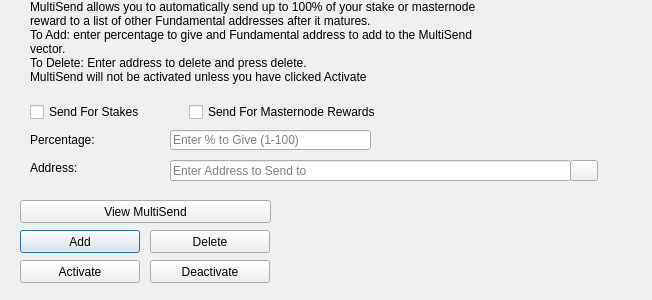
<?xml version="1.0" encoding="UTF-8"?>
<ui version="4.0">
 <class>MultiSendDialog</class>
 <widget class="QDialog" name="MultiSendDialog">
  <property name="windowModality">
   <enum>Qt::NonModal</enum>
  </property>
  <property name="geometry">
   <rect>
    <x>0</x>
    <y>0</y>
    <width>652</width>
    <height>300</height>
   </rect>
  </property>
  <property name="windowTitle">
   <string>MultiSend</string>
  </property>
  <widget class="QLineEdit" name="multiSendPercentEdit">
   <property name="geometry">
    <rect>
     <x>170</x>
     <y>130</y>
     <width>201</width>
     <height>20</height>
    </rect>
   </property>
   <property name="toolTip">
    <string>Enter whole numbers 1 - 100</string>
   </property>
   <property name="placeholderText">
    <string>Enter % to Give (1-100)</string>
   </property>
  </widget>
  <widget class="QLineEdit" name="multiSendAddressEdit">
   <property name="geometry">
    <rect>
     <x>170</x>
     <y>160</y>
     <width>401</width>
     <height>21</height>
    </rect>
   </property>
   <property name="toolTip">
    <string/>
   </property>
   <property name="placeholderText">
    <string>Enter Address to Send to</string>
   </property>
  </widget>
  <widget class="QLabel" name="label_2">
   <property name="geometry">
    <rect>
     <x>30</x>
     <y>0</y>
     <width>451</width>
     <height>121</height>
    </rect>
   </property>
   <property name="lineWidth">
    <number>1</number>
   </property>
   <property name="text">
    <string>MultiSend allows you to automatically send up to 100% of your stake or masternode reward to a list of other Fundamental addresses after it matures.
To Add: enter percentage to give and Fundamental address to add to the MultiSend vector.
To Delete: Enter address to delete and press delete.
MultiSend will not be activated unless you have clicked Activate</string>
   </property>
   <property name="alignment">
    <set>Qt::AlignLeading|Qt::AlignLeft|Qt::AlignTop</set>
   </property>
   <property name="wordWrap">
    <bool>true</bool>
   </property>
  </widget>
  <widget class="QLabel" name="message">
   <property name="geometry">
    <rect>
     <x>290</x>
     <y>200</y>
     <width>351</width>
     <height>91</height>
    </rect>
   </property>
   <property name="text">
    <string/>
   </property>
  </widget>
  <widget class="QPushButton" name="addButton">
   <property name="geometry">
    <rect>
     <x>20</x>
     <y>230</y>
     <width>120</width>
     <height>23</height>
    </rect>
   </property>
   <property name="toolTip">
    <string/>
   </property>
   <property name="statusTip">
    <string>Add to MultiSend Vector</string>
   </property>
   <property name="text">
    <string>Add</string>
   </property>
  </widget>
  <widget class="QPushButton" name="disableButton">
   <property name="geometry">
    <rect>
     <x>150</x>
     <y>260</y>
     <width>120</width>
     <height>23</height>
    </rect>
   </property>
   <property name="statusTip">
    <string>Deactivate MultiSend</string>
   </property>
   <property name="text">
    <string>Deactivate</string>
   </property>
  </widget>
  <widget class="QPushButton" name="addressBookButton">
   <property name="geometry">
    <rect>
     <x>570</x>
     <y>160</y>
     <width>28</width>
     <height>21</height>
    </rect>
   </property>
   <property name="toolTip">
    <string>Choose an address from the address book</string>
   </property>
   <property name="text">
    <string/>
   </property>
   <property name="icon">
    <iconset resource="../fundamental.qrc">
     <normaloff>:/icons/address-book</normaloff>:/icons/address-book</iconset>
   </property>
   <property name="shortcut">
    <string>Alt+A</string>
   </property>
   <property name="autoDefault">
    <bool>false</bool>
   </property>
  </widget>
  <widget class="QLabel" name="label">
   <property name="geometry">
    <rect>
     <x>30</x>
     <y>130</y>
     <width>121</width>
     <height>20</height>
    </rect>
   </property>
   <property name="toolTip">
    <string>Percentage of stake to send</string>
   </property>
   <property name="text">
    <string>Percentage:</string>
   </property>
  </widget>
  <widget class="QLabel" name="label_5">
   <property name="geometry">
    <rect>
     <x>30</x>
     <y>160</y>
     <width>111</width>
     <height>16</height>
    </rect>
   </property>
   <property name="toolTip">
    <string>Address to send portion of stake to</string>
   </property>
   <property name="text">
    <string>Address:</string>
   </property>
  </widget>
  <widget class="QPushButton" name="deleteButton">
   <property name="geometry">
    <rect>
     <x>150</x>
     <y>230</y>
     <width>120</width>
     <height>23</height>
    </rect>
   </property>
   <property name="toolTip">
    <string/>
   </property>
   <property name="statusTip">
    <string>Delete Address From MultiSend Vector</string>
   </property>
   <property name="text">
    <string>Delete</string>
   </property>
  </widget>
  <widget class="QPushButton" name="activateButton">
   <property name="geometry">
    <rect>
     <x>20</x>
     <y>260</y>
     <width>120</width>
     <height>23</height>
    </rect>
   </property>
   <property name="statusTip">
    <string>Activate MultiSend</string>
   </property>
   <property name="text">
    <string>Activate</string>
   </property>
  </widget>
  <widget class="QPushButton" name="viewButton">
   <property name="geometry">
    <rect>
     <x>20</x>
     <y>200</y>
     <width>251</width>
     <height>23</height>
    </rect>
   </property>
   <property name="toolTip">
    <string/>
   </property>
   <property name="statusTip">
    <string>View MultiSend Vector</string>
   </property>
   <property name="text">
    <string>View MultiSend</string>
   </property>
  </widget>
  <widget class="QWidget" name="horizontalLayoutWidget">
   <property name="geometry">
    <rect>
     <x>30</x>
     <y>100</y>
     <width>351</width>
     <height>24</height>
    </rect>
   </property>
   <layout class="QHBoxLayout" name="horizontalLayout">
    <item>
     <widget class="QCheckBox" name="multiSendStakeCheckBox">
      <property name="text">
       <string>Send For Stakes</string>
      </property>
     </widget>
    </item>
    <item>
     <widget class="QCheckBox" name="multiSendMasternodeCheckBox">
      <property name="text">
       <string>Send For Masternode Rewards</string>
      </property>
     </widget>
    </item>
   </layout>
  </widget>
 </widget>
 <resources>
  <include location="../fundamental.qrc"/>
 </resources>
 <connections/>
</ui>
